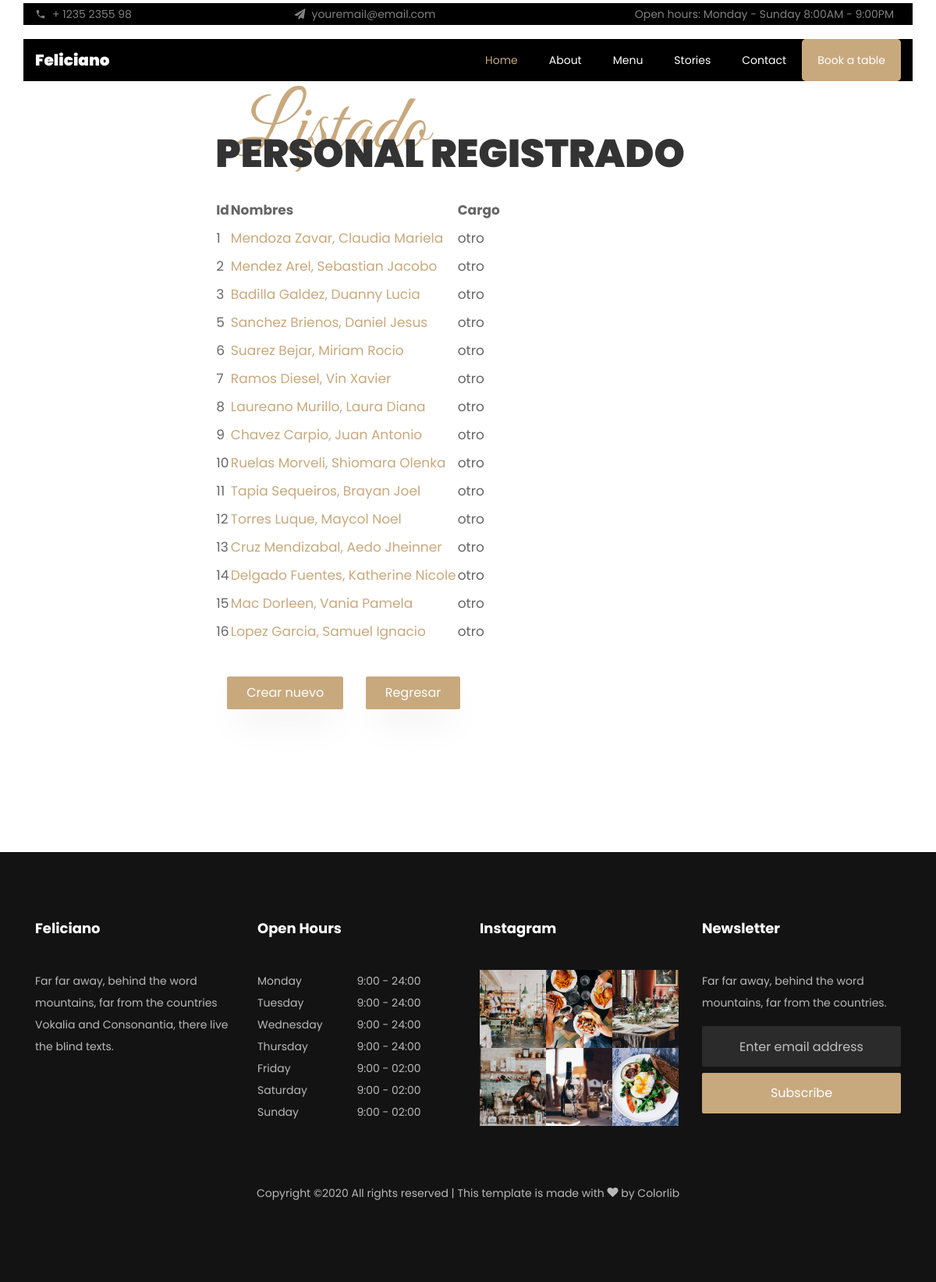
The app's page /persona/personal/, older data.
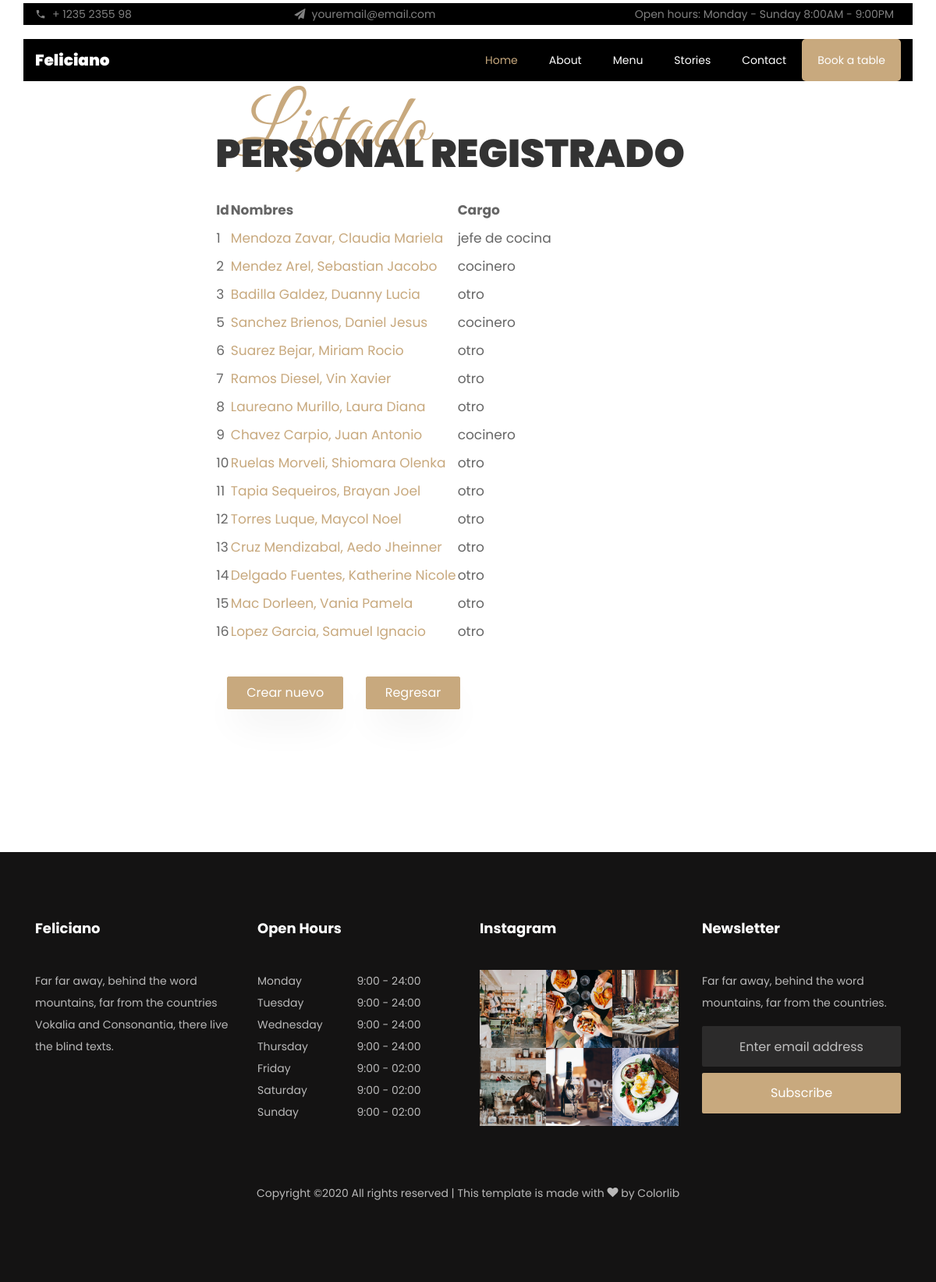
The same page, newer data.
### persona/models.py (models this page shows)
class Personal(models.Model):
	nombre = models.CharField(max_length=100)
	apellido = models.CharField(max_length=100)
	id_trabajo = models.IntegerField()
	cargo = models.CharField(max_length=100, choices=puesto, default='otro')
	dni = models.IntegerField()
	edad = models.IntegerField()
	sexo = models.CharField(max_length=100, choices=genero, default='otro')
	telefono = models.IntegerField()
	direc = models.CharField(max_length=100)
	correo = models.CharField(max_length=50)
	cap_esp = models.BooleanField(default=False)
	imagen = models.ImageField(upload_to='persona',default='persona/sin_imagen.jpg')
	def get_absolute_url(self):
		return reverse('persona:personal-detail', kwargs = {'pk': self.id})

### persona/views.py (the view)
# urls.py: path('personal/', PersonalListView.as_view(), name='personal-list'),
class PersonalListView(ListView):
	model = Personal

### persona/templates/persona/personal_list.html (shortened to what this page needs)
{% load static %}
<!DOCTYPE html>
<html lang="en">
  <head>
    <link rel="stylesheet" href="{% static 'css/open-iconic-bootstrap.min.css' %}">
    <link rel="stylesheet" href="{% static 'css/animate.css' %}">
    <link rel="stylesheet" href="{% static 'css/owl.carousel.min.css' %}">
    <link rel="stylesheet" href="{% static 'css/owl.theme.default.min.css' %}">
    <link rel="stylesheet" href="{% static 'css/magnific-popup.css' %}">
    <link rel="stylesheet" href="{% static 'css/aos.css' %}">
    <link rel="stylesheet" href="{% static 'css/ionicons.min.css' %}">
    <link rel="stylesheet" href="{% static 'css/bootstrap-datepicker.css' %}">
    <link rel="stylesheet" href="{% static 'css/jquery.timepicker.css' %}">
    <link rel="stylesheet" href="{% static 'css/flaticon.css' %}">
    <link rel="stylesheet" href="{% static 'css/icomoon.css' %}">
    <link rel="stylesheet" href="{% static 'css/style.css' %}">
  </head>
  <body>
    <div class="py-1 bg-black top">
    	<div class="container" style="background-color: black">
    		<div class="row no-gutters d-flex align-items-start align-items-center px-md-0">
	    		<div class="col-lg-12 d-block">
		    		<div class="row d-flex">
		    			<div class="col-md pr-4 d-flex topper align-items-center">
					    	<div class="icon mr-2 d-flex justify-content-center align-items-center"><span class="icon-phone2"></span></div>
						    <span class="text">+ 1235 2355 98</span>
					    </div>
					    <div class="col-md pr-4 d-flex topper align-items-center">
					    	<div class="icon mr-2 d-flex justify-content-center align-items-center"><span class="icon-paper-plane"></span></div>
						    <span class="text">youremail@email.com</span>
					    </div>
					    <div class="col-md-5 pr-4 d-flex topper align-items-center text-lg-right justify-content-end">
						    <p class="mb-0 register-link"><span>Open hours:</span> <span>Monday - Sunday</span> <span>8:00AM - 9:00PM</span></p>
					    </div>
				    </div>
			    </div>
		    </div>
		  </div>
    </div>
	  <nav class="navbar navbar-expand-lg navbar-dark ftco_navbar bg-dark ftco-navbar-light" id="ftco-navbar">
	    <div class="container" style="background-color: black">
	      <a class="navbar-brand" href="index.html">Feliciano</a>
	      <div class="collapse navbar-collapse" id="ftco-nav">
	        <ul class="navbar-nav ml-auto">
	        	<li class="nav-item active"><a href="index.html" class="nav-link">Home</a></li>
	        	<li class="nav-item"><a href="about.html" class="nav-link">About</a></li>
	        	<li class="nav-item"><a href="menu.html" class="nav-link">Menu</a></li>
	        	<li class="nav-item"><a href="blog.html" class="nav-link">Stories</a></li>
	          <li class="nav-item"><a href="contact.html" class="nav-link">Contact</a></li>
	          <li class="nav-item cta"><a href="reservation.html" class="nav-link">Book a table</a></li>
	        </ul>
	      </div>
	    </div>
	  </nav>
	<section class="ftco-section contact-section">
		<div class="container">
			<div class=" justify-content-center d-flex no-gutters">
		        <div class="col-md-7 order-md-last ftco-animate makereservation ">
			       	<div class="py-md-5">
				       	<div class="heading-section ftco-animate mb-4">
				         	<span class="subheading ml-4">Listado</span>
				            <h2 class="mb-8">PERSONAL REGISTRADO</h2>
				        </div>
						<div class="form-group">
							<table>
								<tr>
									<th>Id</th>
									<th>Nombres</th>
									<th>Cargo</th>
								</tr>
								{% block body %}
								{% for instance in object_list %}
									<tr>
										<td>{{ instance.id }}</td>
										<td><a href='{{ instance.get_absolute_url }}'>{{instance.apellido}}, {{ instance.nombre }}</a></td>
										<td><span>{{instance.cargo}}</span></td>
									</tr>
								{% endfor %}
							</table>
				        </div>
				        <div class="col-md-12 mt-3">
				           	<div class="form-group">
								<a href="create/" class="btn btn-primary py-2 px-4 mr-4 mt-4">Crear nuevo</a>
								<a href="../" class="btn btn-primary py-2 px-4 mr-4 mt-4">Regresar</a>
				           	</div>
				        </div>
				        {% endblock%}
				    </div>
			    </div>
			</div>
		</div>
	</section>
	<footer class="ftco-footer ftco-bg-dark ftco-section">
        <div class="container">
        	<div class="row mb-5">
	          	<div class="col-md-6 col-lg-3">
	            	<div class="ftco-footer-widget mb-4">
	              		<h2 class="ftco-heading-2">Feliciano</h2>
	              		<p>Far far away, behind the word mountains, far from the countries Vokalia and Consonantia, there live the blind texts.</p>
			            <ul class="ftco-footer-social list-unstyled float-md-left float-lft mt-3">
			            </ul>
	            	</div>
	          	</div>
	            <div class="col-md-6 col-lg-3">
	            	<div class="ftco-footer-widget mb-4">
	              		<h2 class="ftco-heading-2">Open Hours</h2>
			            <ul class="list-unstyled open-hours">
			                <li class="d-flex"><span>Monday</span><span>9:00 - 24:00</span></li>
			                <li class="d-flex"><span>Tuesday</span><span>9:00 - 24:00</span></li>
			                <li class="d-flex"><span>Wednesday</span><span>9:00 - 24:00</span></li>
			                <li class="d-flex"><span>Thursday</span><span>9:00 - 24:00</span></li>
			                <li class="d-flex"><span>Friday</span><span>9:00 - 02:00</span></li>
			                <li class="d-flex"><span>Saturday</span><span>9:00 - 02:00</span></li>
			                <li class="d-flex"><span>Sunday</span><span> 9:00 - 02:00</span></li>
			            </ul>
	            	</div>
	            </div>
		        <div class="col-md-6 col-lg-3">
		            <div class="ftco-footer-widget mb-4">
		        	    <h2 class="ftco-heading-2">Instagram</h2>
		            	<div class="thumb d-sm-flex">
			              	<a href="#" class="thumb-menu img" style="background-image: url({% static 'images/insta-1.jpg' %});">
			             	</a>
			            	<a href="#" class="thumb-menu img" style="background-image: url({% static 'images/insta-2.jpg' %});">
			            	</a>
			            	<a href="#" class="thumb-menu img" style="background-image: url({% static 'images/insta-3.jpg' %});">
			            	</a>
			            </div>
			            <div class="thumb d-flex">
			            	<a href="#" class="thumb-menu img" style="background-image: url({% static 'images/insta-4.jpg' %});">
			            	</a>
			            	<a href="#" class="thumb-menu img" style="background-image: url({% static 'images/insta-5.jpg' %});">
			            	</a>
			            	<a href="#" class="thumb-menu img" style="background-image: url({% static 'images/insta-6.jpg' %});">
			            	</a>
			            </div>
		            </div>
		        </div>
		        <div class="col-md-6 col-lg-3">
		            <div class="ftco-footer-widget mb-4">
		            	<h2 class="ftco-heading-2">Newsletter</h2>
		            	<p>Far far away, behind the word mountains, far from the countries.</p>
		                <form action="#" class="subscribe-form">
		          	      	<div class="form-group">
		            	    	<input type="text" class="form-control mb-2 text-center" placeholder="Enter email address">
		                		<input type="submit" value="Subscribe" class="form-control submit px-3">
		                	</div>
		              	</form>
		            </div>
		        </div>
        	</div>
        	<div class="row">
          		<div class="col-md-12 text-center">
            		<p>
  					Copyright &copy;<script>document.write(new Date().getFullYear());</script> All rights reserved | This template is made with <i class="icon-heart" aria-hidden="true"></i> by <a href="https://colorlib.com" target="_blank">Colorlib</a>
  					</p>
          		</div>
        	</div>
      	</div>
    </footer>
    </body>
</html>

### static/css/icomoon.css (style rules this page uses)
[class^="icon-"], [class*=" icon-"] { font-family: 'icomoon' !important; speak: none; font-style: normal; font-weight: normal; font-variant: normal; text-transform: none; line-height: 1; -webkit-font-smoothing: antialiased; -moz-osx-font-smoothing: grayscale; }
.icon-heart:before { content: "\f004"; }
.icon-paper-plane:before { content: "\f1d8"; }
.icon-phone2:before { content: "\e0cd"; }

Row changes from the older to the newer data that the page shows:
changed Personal "Mendoza Zavar": cargo "otro" → "jefe de cocina"
changed Personal "Mendez Arel": cargo "otro" → "cocinero"
changed Personal "Sanchez Brienos": cargo "otro" → "cocinero"
changed Personal "Chavez Carpio": cargo "otro" → "cocinero"
